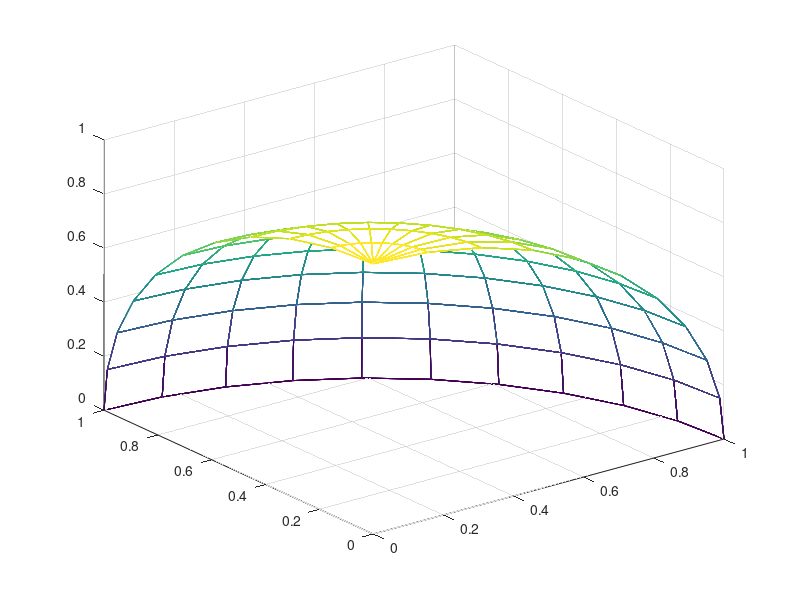

The MATLAB script that drew this image: (Note: this script raises an error after producing the figure.)
clear
mop.name='DTLZ2';
mop.obj_nums=3;
R='R9';
a=20;
r=1;
color=[0.376 0.376 0.376];
u=0:pi/a:2*pi;
v=0:pi/a:2*pi;
[U,V]=meshgrid(u,v); 
x=r*sin(U).*cos(V);
y=r*sin(U).*sin(V);
z=r*cos(U);
a=mesh(abs(x),abs(y),abs(z));alpha(0.001);hold on;
set(a,'EdgeColor',color);
limit=1.2;
A=[0 0 limit];
B=[limit 0 0];
C=[0 0 0];

LineWidth=1.5;
plot3(A,B,C,'color',color,'LineWidth',LineWidth); hold on;
line([0 0],[0 0 ],[0 limit],'color',color,'LineWidth',LineWidth); hold on;

C = repmat([1 .75 .5],size(S,1),1);
scatter3(S(:,1),S(:,2),S(:,3),70,'o','filled','MarkerFaceColor',[0.376 0.376 0.376],'MarkerEdgeColor',[0.376 0.376 0.376]);
axis([0 limit 0 limit 0 limit]);
grid off;